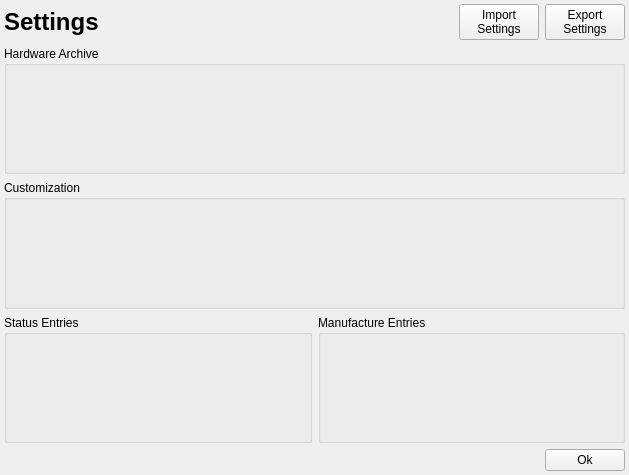
<?xml version="1.0" encoding="UTF-8"?>
<ui version="4.0">
 <class>settings_window</class>
 <widget class="QWidget" name="settings_window">
  <property name="windowModality">
   <enum>Qt::ApplicationModal</enum>
  </property>
  <property name="geometry">
   <rect>
    <x>0</x>
    <y>0</y>
    <width>629</width>
    <height>475</height>
   </rect>
  </property>
  <property name="windowTitle">
   <string>Settings</string>
  </property>
  <layout class="QVBoxLayout" name="verticalLayout_2">
   <property name="leftMargin">
    <number>4</number>
   </property>
   <property name="topMargin">
    <number>4</number>
   </property>
   <property name="rightMargin">
    <number>4</number>
   </property>
   <property name="bottomMargin">
    <number>4</number>
   </property>
   <item>
    <layout class="QHBoxLayout" name="horizontalLayout_7">
     <item>
      <widget class="QLabel" name="label">
       <property name="sizePolicy">
        <sizepolicy hsizetype="Preferred" vsizetype="Fixed">
         <horstretch>0</horstretch>
         <verstretch>0</verstretch>
        </sizepolicy>
       </property>
       <property name="text">
        <string>&lt;html&gt;&lt;head/&gt;&lt;body&gt;&lt;p&gt;&lt;span style=&quot; font-size:18pt; font-weight:600;&quot;&gt;Settings&lt;/span&gt;&lt;/p&gt;&lt;/body&gt;&lt;/html&gt;</string>
       </property>
      </widget>
     </item>
     <item>
      <spacer name="horizontalSpacer_2">
       <property name="orientation">
        <enum>Qt::Horizontal</enum>
       </property>
       <property name="sizeHint" stdset="0">
        <size>
         <width>40</width>
         <height>20</height>
        </size>
       </property>
      </spacer>
     </item>
     <item>
      <widget class="QPushButton" name="uiImportBtn">
       <property name="text">
        <string>Import
Settings</string>
       </property>
      </widget>
     </item>
     <item>
      <widget class="QPushButton" name="uiExportBtn">
       <property name="text">
        <string>Export
Settings</string>
       </property>
      </widget>
     </item>
    </layout>
   </item>
   <item>
    <layout class="QVBoxLayout" name="verticalLayout">
     <item>
      <widget class="QGroupBox" name="uiArchiveBox">
       <property name="title">
        <string>Hardware Archive</string>
       </property>
       <layout class="QHBoxLayout" name="horizontalLayout"/>
      </widget>
     </item>
     <item>
      <widget class="QGroupBox" name="uiCustomizationBox">
       <property name="title">
        <string>Customization</string>
       </property>
       <layout class="QHBoxLayout" name="horizontalLayout_3"/>
      </widget>
     </item>
     <item>
      <layout class="QHBoxLayout" name="horizontalLayout_2">
       <property name="sizeConstraint">
        <enum>QLayout::SetDefaultConstraint</enum>
       </property>
       <item>
        <widget class="QGroupBox" name="uiStatusBox">
         <property name="title">
          <string>Status Entries</string>
         </property>
         <layout class="QHBoxLayout" name="horizontalLayout_4"/>
        </widget>
       </item>
       <item>
        <widget class="QGroupBox" name="uiManufactureBox">
         <property name="title">
          <string>Manufacture Entries</string>
         </property>
         <layout class="QHBoxLayout" name="horizontalLayout_5"/>
        </widget>
       </item>
      </layout>
     </item>
    </layout>
   </item>
   <item>
    <layout class="QHBoxLayout" name="horizontalLayout_6">
     <item>
      <spacer name="horizontalSpacer">
       <property name="orientation">
        <enum>Qt::Horizontal</enum>
       </property>
       <property name="sizeType">
        <enum>QSizePolicy::Expanding</enum>
       </property>
       <property name="sizeHint" stdset="0">
        <size>
         <width>40</width>
         <height>20</height>
        </size>
       </property>
      </spacer>
     </item>
     <item>
      <widget class="QPushButton" name="uiOkBtn">
       <property name="text">
        <string>Ok</string>
       </property>
       <property name="shortcut">
        <string>Esc</string>
       </property>
      </widget>
     </item>
    </layout>
   </item>
  </layout>
 </widget>
 <resources/>
 <connections/>
</ui>
